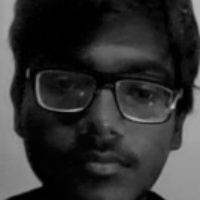
#> input picture dataset/5657_satvik/5657_satvik_1.jpg, 200 x 200 px, given in place of the camera
$ python -i capture_image.py   (imports and definitions only)
#> lines starting #> are read from the running program, lines starting #| are printed output that depends on the picture; after the words box and inside, x2 and y2 are one past the last pixel; in counts of white or black regions, pixels touching at a corner belong together
import cv2
import os
import time

def create_student_folder(name, base_dir="dataset"):
    path = os.path.join(base_dir, name)
    os.makedirs(path, exist_ok=True)
    return path

def capture_faces(name, num_images=30):
#> called with name = '../dataset/5657_satvik/5657_satvik_1.jpg', num_images = 30
    face_cascade = cv2.CascadeClassifier(
        cv2.data.haarcascades + "haarcascade_frontalface_default.xml"
    )

    folder = create_student_folder(name)

    cap = cv2.VideoCapture(0)

    count = 0
    last_time = 0

    print("Starting capture... Press Q to quit")

    while count < num_images:
        ret, frame = cap.read()
#> frame is the input picture: shape (200, 200, 3); min 0, max 187, mean 49.9
        if not ret:
            break

        gray = cv2.cvtColor(frame, cv2.COLOR_BGR2GRAY)

        faces = face_cascade.detectMultiScale(gray, 1.1, 5)
#> faces = [[7, 13, 181, 181]]

        for (x, y, w, h) in faces:
            cv2.rectangle(frame, (x,y), (x+w,y+h), (0,255,0), 2)

            if time.time() - last_time > 0.3:
                count += 1
                last_time = time.time()

                face = gray[y:y+h, x:x+w]
                face = cv2.resize(face, (200,200))

                filename = os.path.join(folder, f"{name}_{count}.jpg")
                cv2.imwrite(filename, face)

                print(f"Captured {count}/30")
#> this loop made 1 pass
#> (x, y, w, h, count) on pass 1: (7, 13, 181, 181, 1)
#| Captured 1/30
#> pass 1, in capture_faces, `face = gray[y:y+h, x:x+w]`:
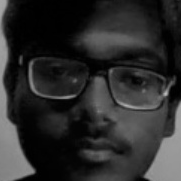
#> face: shape (181, 181); min 0, max 186, mean 44.3
#> after the loop:
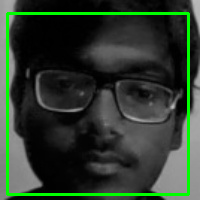
#> frame: shape (200, 200, 3); 5.42% of pixels changed, all inside (x1, y1, x2, y2) = (6, 12, 190, 196)
#> after the loop, count = 1; last_time = 1.8e+09

        cv2.imshow("Capture", frame)

        if cv2.waitKey(1) & 0xFF == ord('q'):
#> (key q is pressed here)
            break

    cap.release()
    cv2.destroyAllWindows()
    print("Done!")

# [6 lines not run here, left out]

>>> result = capture_faces('../dataset/5657_satvik/5657_satvik_1.jpg')
